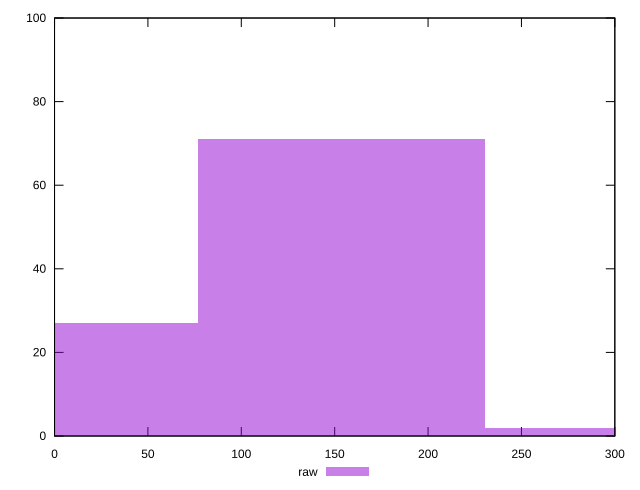

Source code (gnuplot):
reset

$raw <<EOF
153.5190934817214 71
0 27
307.0381869634428 2
EOF

set key outside below
set boxwidth 153.5190934817214
set xrange [0:300]
set yrange [0:100]
set trange [0:100]
set style fill transparent solid 0.5 noborder
set terminal svg size 640, 490 enhanced background rgb 'white'
set output "report_00009_2021-02-08T22-37-41.559Z/unused-css-rules/samples/pages+cached/raw/histogram.svg"

plot $raw title "raw" with boxes

reset
